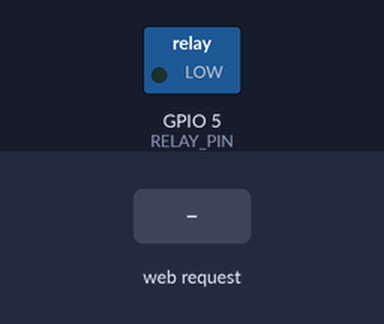
Bench run of a sketch on a simulated ESP32. Parts: switched loads named in the sketch (green lamp = pin HIGH). The inputs (shaded band) are chosen by the test bench. WiFi joins after 1.5 s; servers stay silent unless stated.

Above: at 2.7 s.
2.8 s: HTTP request GET /cracked received
At 3.2 s:
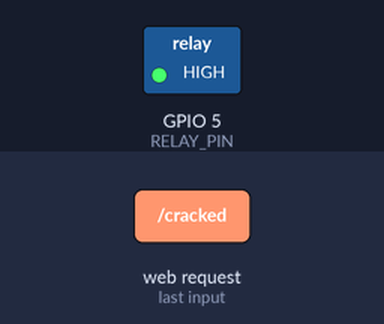
Timing chart, 0 to 5.8 s (numbered marks = the images above; inputs shaded):
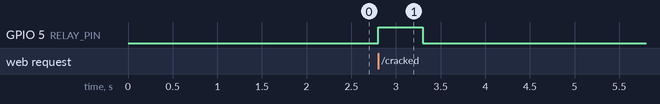

The sketch:

esp32_controller.ino
```cpp
#include <WiFi.h>
#include <WebServer.h>

const char* ssid = "YOUR_WIFI";
const char* password = "YOUR_PASSWORD";

WebServer server(80);

#define RELAY_PIN 5

void handleCracked() {
  digitalWrite(RELAY_PIN, HIGH);   // Activate reject motor
  delay(500);
  digitalWrite(RELAY_PIN, LOW);
  server.send(200, "text/plain", "Cracked Triggered");
}

void setup() {
  pinMode(RELAY_PIN, OUTPUT);
  WiFi.begin(ssid, password);

  while (WiFi.status() != WL_CONNECTED) {
    delay(500);
  }

  server.on("/cracked", handleCracked);
  server.begin();
}

void loop() {
  server.handleClient();
}
```

Measured:
- after the input at 2.8 s, GPIO 5 (RELAY_PIN): LOW → HIGH at once, → LOW 0.50 s later
